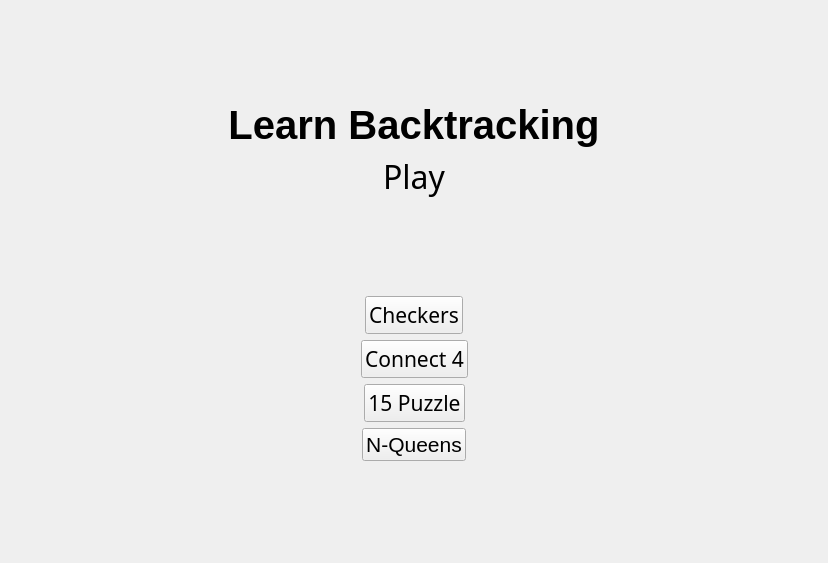
<?xml version="1.0" encoding="UTF-8"?>
<ui version="4.0">
 <class>GameMainMenu</class>
 <widget class="QWidget" name="GameMainMenu">
  <property name="geometry">
   <rect>
    <x>0</x>
    <y>0</y>
    <width>828</width>
    <height>563</height>
   </rect>
  </property>
  <property name="windowTitle">
   <string>Form</string>
  </property>
  <layout class="QVBoxLayout" name="verticalLayout">
   <item>
    <spacer name="verticalSpacer">
     <property name="orientation">
      <enum>Qt::Vertical</enum>
     </property>
     <property name="sizeHint" stdset="0">
      <size>
       <width>20</width>
       <height>40</height>
      </size>
     </property>
    </spacer>
   </item>
   <item>
    <layout class="QVBoxLayout" name="verticalLayout_3">
     <item>
      <widget class="QLabel" name="label">
       <property name="font">
        <font>
         <pointsize>30</pointsize>
         <weight>75</weight>
         <italic>false</italic>
         <bold>true</bold>
        </font>
       </property>
       <property name="text">
        <string>Learn Backtracking</string>
       </property>
       <property name="alignment">
        <set>Qt::AlignCenter</set>
       </property>
      </widget>
     </item>
     <item>
      <widget class="QLabel" name="label_2">
       <property name="font">
        <font>
         <family>Fira Sans</family>
         <pointsize>24</pointsize>
         <weight>50</weight>
         <italic>false</italic>
         <bold>false</bold>
         <underline>false</underline>
        </font>
       </property>
       <property name="text">
        <string>Play</string>
       </property>
       <property name="alignment">
        <set>Qt::AlignHCenter|Qt::AlignTop</set>
       </property>
      </widget>
     </item>
    </layout>
   </item>
   <item>
    <spacer name="verticalSpacer_3">
     <property name="orientation">
      <enum>Qt::Vertical</enum>
     </property>
     <property name="sizeHint" stdset="0">
      <size>
       <width>20</width>
       <height>40</height>
      </size>
     </property>
    </spacer>
   </item>
   <item>
    <layout class="QVBoxLayout" name="GamesLayout">
     <item>
      <layout class="QHBoxLayout" name="horizontalLayout_7">
       <item>
        <spacer name="horizontalSpacer_4">
         <property name="orientation">
          <enum>Qt::Horizontal</enum>
         </property>
         <property name="sizeHint" stdset="0">
          <size>
           <width>40</width>
           <height>20</height>
          </size>
         </property>
        </spacer>
       </item>
       <item>
        <widget class="QPushButton" name="btn_checkers">
         <property name="font">
          <font>
           <family>Fira Sans</family>
           <pointsize>16</pointsize>
           <weight>50</weight>
           <italic>false</italic>
           <bold>false</bold>
          </font>
         </property>
         <property name="text">
          <string>Checkers</string>
         </property>
        </widget>
       </item>
       <item>
        <spacer name="horizontalSpacer_5">
         <property name="orientation">
          <enum>Qt::Horizontal</enum>
         </property>
         <property name="sizeHint" stdset="0">
          <size>
           <width>40</width>
           <height>20</height>
          </size>
         </property>
        </spacer>
       </item>
      </layout>
     </item>
     <item>
      <layout class="QHBoxLayout" name="horizontalLayout_6">
       <item>
        <spacer name="horizontalSpacer_3">
         <property name="orientation">
          <enum>Qt::Horizontal</enum>
         </property>
         <property name="sizeHint" stdset="0">
          <size>
           <width>40</width>
           <height>20</height>
          </size>
         </property>
        </spacer>
       </item>
       <item>
        <widget class="QPushButton" name="btn_ttt">
         <property name="font">
          <font>
           <family>Fira Sans</family>
           <pointsize>16</pointsize>
           <weight>50</weight>
           <italic>false</italic>
           <bold>false</bold>
          </font>
         </property>
         <property name="text">
          <string>Connect 4</string>
         </property>
        </widget>
       </item>
       <item>
        <spacer name="horizontalSpacer_6">
         <property name="orientation">
          <enum>Qt::Horizontal</enum>
         </property>
         <property name="sizeHint" stdset="0">
          <size>
           <width>40</width>
           <height>20</height>
          </size>
         </property>
        </spacer>
       </item>
      </layout>
     </item>
     <item>
      <layout class="QHBoxLayout" name="horizontalLayout">
       <item>
        <spacer name="horizontalSpacer">
         <property name="orientation">
          <enum>Qt::Horizontal</enum>
         </property>
         <property name="sizeHint" stdset="0">
          <size>
           <width>40</width>
           <height>20</height>
          </size>
         </property>
        </spacer>
       </item>
       <item>
        <widget class="QPushButton" name="btn_15_puzzle">
         <property name="font">
          <font>
           <family>Fira Sans</family>
           <pointsize>16</pointsize>
           <weight>50</weight>
           <italic>false</italic>
           <bold>false</bold>
          </font>
         </property>
         <property name="text">
          <string>15 Puzzle</string>
         </property>
        </widget>
       </item>
       <item>
        <spacer name="horizontalSpacer_2">
         <property name="orientation">
          <enum>Qt::Horizontal</enum>
         </property>
         <property name="sizeHint" stdset="0">
          <size>
           <width>40</width>
           <height>20</height>
          </size>
         </property>
        </spacer>
       </item>
      </layout>
     </item>
     <item>
      <layout class="QHBoxLayout" name="horizontalLayout_2">
       <item>
        <spacer name="horizontalSpacer_7">
         <property name="orientation">
          <enum>Qt::Horizontal</enum>
         </property>
         <property name="sizeHint" stdset="0">
          <size>
           <width>40</width>
           <height>20</height>
          </size>
         </property>
        </spacer>
       </item>
       <item>
        <widget class="QPushButton" name="btn_nqueens">
         <property name="font">
          <font>
           <pointsize>16</pointsize>
           <weight>50</weight>
           <bold>false</bold>
          </font>
         </property>
         <property name="text">
          <string>N-Queens</string>
         </property>
        </widget>
       </item>
       <item>
        <spacer name="horizontalSpacer_8">
         <property name="orientation">
          <enum>Qt::Horizontal</enum>
         </property>
         <property name="sizeHint" stdset="0">
          <size>
           <width>40</width>
           <height>20</height>
          </size>
         </property>
        </spacer>
       </item>
      </layout>
     </item>
    </layout>
   </item>
   <item>
    <spacer name="verticalSpacer_2">
     <property name="orientation">
      <enum>Qt::Vertical</enum>
     </property>
     <property name="sizeHint" stdset="0">
      <size>
       <width>20</width>
       <height>40</height>
      </size>
     </property>
    </spacer>
   </item>
  </layout>
 </widget>
 <resources/>
 <connections/>
</ui>
